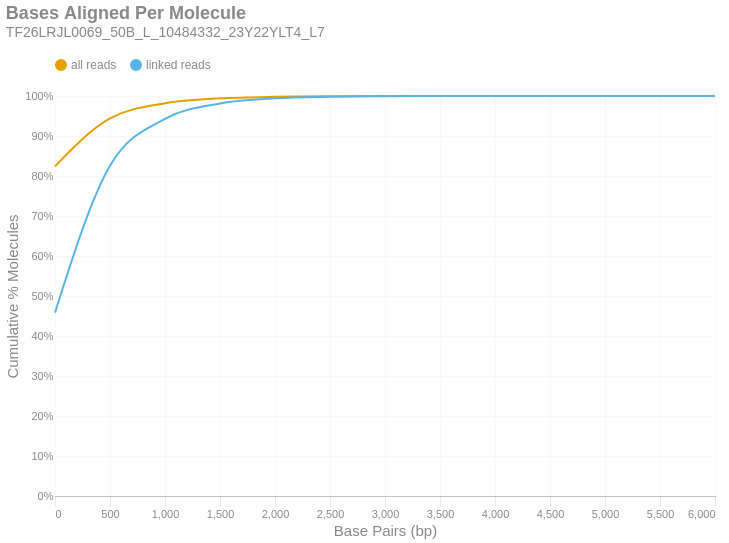

Notebook code cell kept with this figure:
### Markdown cell above
### Bases Aligned Per Molecule
This is a cumulative frequency distribution showing the number of base pairs aligned per unique molecule. These data are shown in 500 bp bins. There are two distributions: one with `all reads` (yellow) and another with only `linked reads` (blue). The percent of molecules in the `linked reads` distribution is relative to the total number of linked molecules.

### Code cell
if SKIPLR:
    print_html(f"Skipped")
else:
    binned_df = consolidated_hist(valids['aligned_bp'], mask, 500, True)
    with SafeRender(binned_df):
        (
            density_plot(binned_df, 'Bases Aligned Per Molecule', samplename, 'basesper')
            .encode(
                x=alt.X('bin:Q', title="Base Pairs (bp)").axis(tickMinStep=500).scale(padding=0),
                y=alt.Y('value:Q', title='Cumulative % Molecules')
                    .axis(format='%')
                    .scale(domain = [0,1])
                    .stack(False),
                color=alt.Color("key:N").scale(domain = ["all reads", "linked reads"]),
                tooltip = [
                    alt.Tooltip("key:N", title = "Data Type"),
                    alt.Tooltip("range_label:N", title="Bases Aligned Per Molecule"),
                    alt.Tooltip("value:Q", format = ".2%", title="% Molecules (Cum.)")
                ]
            )
        ).display()

### Figure 1 — Vega-Lite specification as saved in the notebook (floating-point values rounded to 4 significant figures)
{"width": "container", "height": 400, "config": {"title": {"anchor": "start", "dy": -15, "fontSize": 18, "color": "#888888", "subtitleColor": "#888888", "subtitleFontSize": 14}, "arc": {"fill": "#0072B2"}, "axis": {"domainColor": "#888888", "domainWidth": 0.5, "gridWidth": 0.2, "grid": false, "titleFontWeight": 400, "titleFontSize": 15, "labelFontSize": 11, "labelColor": "#888888", "tickColor": "#888888", "tickWidth": 0.2, "titleColor": "#888888"}, "axisBand": {"grid": false}, "axisX": {"grid": true, "tickSize": 10, "domainCap": "round"}, "axisY": {"domain": false, "grid": true, "tickSize": 0, "domainCap": "round"}, "background": "transparent", "header": {"labelFontSize": 15, "labelColor": "#888888", "titleFontSize": 15, "titleFontWeight": 600, "titleColor": "#888888"}, "legend": {"labelFont": "sans-serif", "labelFontSize": 12, "labelColor": "#888888", "symbolSize": 100, "symbolType": "circle", "titleFontSize": 12, "titlePadding": 10, "titleColor": "#888888", "title": null, "orient": "top"}, "range": {"category": ["#E69F00", "#56B4E9", "#009E73", "#F0E442", "#0072B2", "#D55E00", "#CC79A7", "#000000"], "diverging": ["#cfe8f3", "#a2d4ec", "#73bfe2", "#46abdb", "#1696d2", "#12719e"]}, "area": {"fill": "#0072B2", "fillOpacity": 0.7, "line": true, "strokeOpacity": 0.7}, "line": {"color": "#0072B2", "stroke": "#0072B2", "strokeWidth": 2}, "trail": {"color": "#0072B2", "stroke": "#0072B2", "strokeWidth": 0, "size": 1}, "point": {"filled": true, "fillOpacity": 1.0, "size": 95}, "text": {"color": "#888888", "fontSize": 11, "align": "right", "fontWeight": 400, "size": 11}, "bar": {"fill": "#0072B2", "stroke": null}, "view": {"stroke": null, "continuousWidth": 660, "continuousHeight": 400}}, "data": {"name": "data-8af1efa2625554b933a23f07df32e898"}, "mark": {"type": "line", "interpolate": "monotone", "point": {"opacity": 0, "size": 275}}, "encoding": {"color": {"field": "key", "scale": {"domain": ["all reads", "linked reads"]}, "type": "nominal"}, "tooltip": [{"field": "key", "title": "Data Type", "type": "nominal"}, {"field": "range_label", "title": "Bases Aligned Per Molecule", "type": "nominal"}, {"field": "value", "format": ".2%", "title": "% Molecules (Cum.)", "type": "quantitative"}], "x": {"axis": {"tickMinStep": 500}, "field": "bin", "scale": {"padding": 0}, "title": "Base Pairs (bp)", "type": "quantitative"}, "y": {"axis": {"format": "%"}, "field": "value", "scale": {"domain": [0, 1]}, "stack": false, "title": "Cumulative % Molecules", "type": "quantitative"}}, "params": [{"name": "param_c36ac31b6afebe62", "select": {"type": "point", "fields": ["key"]}, "bind": "legend"}], "title": {"text": "Bases Aligned Per Molecule", "subtitle": "TF26LRJL0069_50B_L_10484332_23Y22YLT4_L7"}, "transform": [{"fold": ["all reads (cumsum)", "linked reads (cumsum)"]}, {"calculate": "replace(datum.key, ' (cumsum)', '')", "as": "key"}, {"filter": {"param": "param_c36ac31b6afebe62"}}], "usermeta": {"embedOptions": {"downloadFileName": "TF26LRJL0069_50B_L_10484332_23Y22YLT4_L7.basesper"}}, "$schema": "https://vega.github.io/schema/vega-lite/v6.4.1.json", "datasets": {"data-8af1efa2625554b933a23f07df32e898": [{"bin": "0.0", "interval": "0.0-500.0", "all reads": 0.8242, "linked reads": 0.4584, "all reads (cumsum)": 0.8242, "linked reads (cumsum)": 0.4584, "range_label": "0-499"}, {"bin": "500.0", "interval": "500.0-1000.0", "all reads": 0.12, "linked reads": 0.3672, "all reads (cumsum)": 0.9442, "linked reads (cumsum)": 0.8256, "range_label": "500-999"}, {"bin": "1000.0", "interval": "1000.0-1500.0", "all reads": 0.03759, "linked reads": 0.1173, "all reads (cumsum)": 0.9817, "linked reads (cumsum)": 0.9429, "range_label": "1000-1499"}, {"bin": "1500.0", "interval": "1500.0-2000.0", "all reads": 0.01233, "linked reads": 0.03857, "all reads (cumsum)": 0.9941, "linked reads (cumsum)": 0.9815, "range_label": "1500-1999"}, {"bin": "2000.0", "interval": "2000.0-2500.0", "all reads": 0.00403, "linked reads": 0.01261, "all reads (cumsum)": 0.9981, "linked reads (cumsum)": 0.9941, "range_label": "2000-2499"}, {"bin": "2500.0", "interval": "2500.0-3000.0", "all reads": 0.00125, "linked reads": 0.003912, "all reads (cumsum)": 0.9994, "linked reads (cumsum)": 0.998, "range_label": "2500-2999"}, {"bin": "3000.0", "interval": "3000.0-3500.0", "all reads": 0.0004296, "linked reads": 0.001344, "all reads (cumsum)": 0.9998, "linked reads (cumsum)": 0.9993, "range_label": "3000-3499"}, {"bin": "3500.0", "interval": "3500.0-4000.0", "all reads": 0.0001426, "linked reads": 0.0004463, "all reads (cumsum)": 0.9999, "linked reads (cumsum)": 0.9998, "range_label": "3500-3999"}, {"bin": "4000.0", "interval": "4000.0-4500.0", "all reads": 4.546e-05, "linked reads": 0.0001423, "all reads (cumsum)": 1.0, "linked reads (cumsum)": 0.9999, "range_label": "4000-4499"}, {"bin": "4500.0", "interval": "4500.0-5000.0", "all reads": 1.478e-05, "linked reads": 4.624e-05, "all reads (cumsum)": 1.0, "linked reads (cumsum)": 1.0, "range_label": "4500-4999"}, {"bin": "5000.0", "interval": "5000.0-5500.0", "all reads": 6.819e-06, "linked reads": 2.134e-05, "all reads (cumsum)": 1.0, "linked reads (cumsum)": 1.0, "range_label": "5000-5499"}, {"bin": "5500.0", "interval": "5500.0-6000.0", "all reads": 2.273e-06, "linked reads": 7.113e-06, "all reads (cumsum)": 1.0, "linked reads (cumsum)": 1.0, "range_label": "5500-5999"}, {"bin": "6000.0", "interval": "6000.0-6500.0", "all reads": 1.137e-06, "linked reads": 3.557e-06, "all reads (cumsum)": 1.0, "linked reads (cumsum)": 1.0, "range_label": "6000-6499"}]}}
